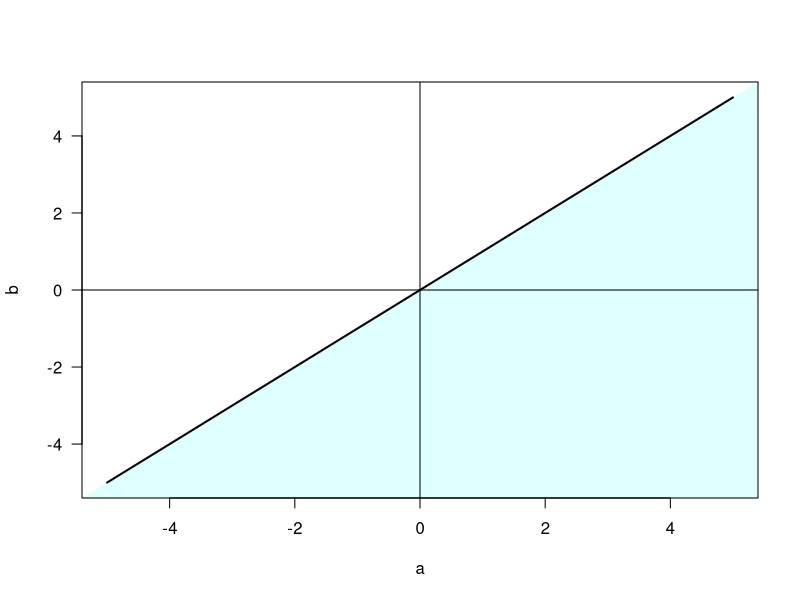

The R script that drew this image:
# TODO: Add comment
# 
# Author: ortellic
###############################################################################


spazioParamDistrUnif <- function() {
	
	# definisci i vertici del poligono utilizzato per colorare l'area
    x = c(-6,-6, 8,6)
	y = c(-6,-8,-8,6)

	# esegui il plot
	plot(-5:5,-5:5,type="l",lwd=2,xlab="a",ylab="b",
			panel.first=polygon(x,y,col="lightcyan",border = NA),
			las=1)

	abline(h=0)
	abline(v=0)
}

spazioParamDistrUnif()